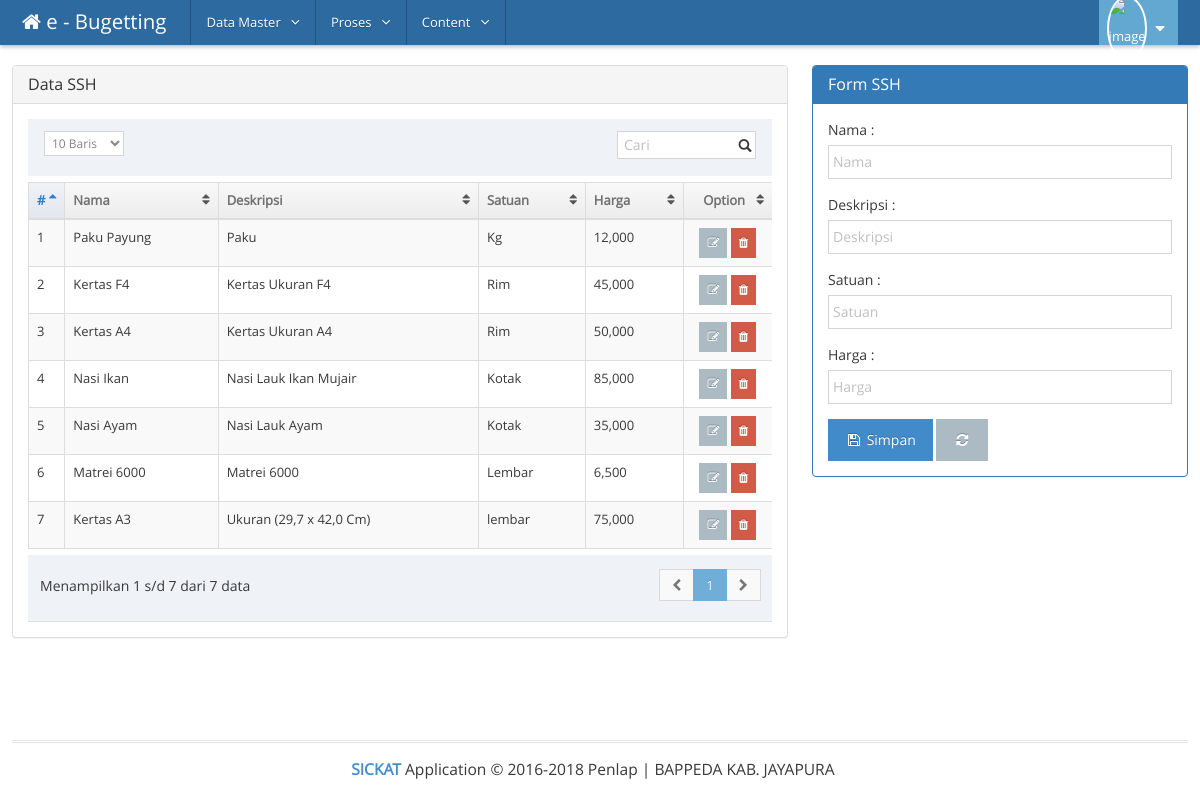
The app's page /index.php/ssh with its own data.
### tables this page shows
CREATE TABLE `ssh` (
  `id_ssh` int(14) NOT NULL,
  `nama` varchar(256) NOT NULL,
  `deskripsi` varchar(256) NOT NULL,
  `satuan` varchar(256) NOT NULL,
  `harga` decimal(14,0) NOT NULL
);

### application/libraries/Template.php (called while the page is built, shortened)
<?php
class Template {
		var $template_data = array();
		function set($name, $value)
		{
			$this->template_data[$name] = $value;
		}
		function load($template = '', $view = '' , $view_data = array(), $return = FALSE)
		{
			$this->CI =& get_instance();
			$this->set('contents', $this->CI->load->view($view, $view_data, TRUE));
			return $this->CI->load->view($template, $this->template_data, $return);
		}
}

### application/controllers/Ssh.php (called while the page is built, shortened)
<?php
class ssh extends CI_controller{
	public function index()
	{
		$data['title'] = 'Data Barang | Sistem Inventory';
		$data['ssh'] = $this->db->query("SELECT * FROM ssh ORDER BY id_ssh");
		$this->template->load('MasterLayout','SSh/main_v',$data);
	}
}

### index.php (called while the page is built, shortened)
<?php
require_once BASEPATH.'core/CodeIgniter.php';

### application/views/SSh/ssh_data_v.php (the view, shortened to what this page needs)
<div class="panel panel-default">
  <div class="panel-heading">
    <h3 class="panel-title"> Data SSH</h3>
  </div>
  <div class="panel-body">
    <div class="mailbox-messages table-responsive">
      <table class="table table-bordered table-striped" id="brg">
        <thead>
            <tr>
                <th width="5%">#</th>
                <th>Nama</th>
                <th>Deskripsi</th>
                <th>Satuan</th>
                <th>Harga</th>
                <th class="text-center">Option</th>
            </tr>
        </thead>
        <tbody>
        <?php
            $no = 0;
            foreach($ssh->result() as $r1){
                $no++;
        ?>
            <tr>
                <td><?php echo $no; ?></td>
                <td><?php echo $r1->nama ?></td>
                <td><?php echo $r1->deskripsi ?></td>
                <td><?php echo $r1->satuan ?></td>
                <td><?php echo number_format($r1->harga)?></td>
                <td class="text-center" width="12%">
                    <a href="javascript:;" class="btn btn-default btn-xs xtooltip" title="Edit"><i class="fa fa-edit" onclick="edit('<?php echo $r1->nama ?>','<?php echo $r1->deskripsi ?>','<?php echo $r1->satuan ?>','<?php echo $r1->harga ?>')"></i></a>
                    <a href="<?php echo base_url() ?>Ssh/hapus_ssh/<?php echo $r1->id_ssh ?> " onclick="return confirm('Anda Yakin Ingin Menghapusnya ?')" class="btn btn-danger btn-xs xtooltip" title="Hapus"><i class="fa fa-trash"></i></a>
                </td>
            </tr>
        <?php
            }
        ?>
        </tbody>
      </table>
    </div>
  </div>
</div>

### application/views/SSh/main_v.php (shortened to what this page needs)
<div class="container-fluid">
	<div class="row">
		<br/>
    	<div id="ssh_dt" class="col-md-8"><?php $this->load->view('SSh/ssh_data_v') ?></div>
    	<div id="ssh_fm" class="col-md-4"><?php $this->load->view('SSh/ssh_fm_dt') ?></div>
	</div>
</div>

### application/views/SSh/ssh_fm_dt.php (shortened to what this page needs)
<div class="panel panel-primary">
  <div class="panel-heading">
    <h3 class="panel-title">Form SSH</h3>
  </div>
  <div class="panel-body">
  <form action="<?php echo base_url() ?>Ssh/inc_ssh" method="post">
    <div class="form-group">
      <label>Nama :</label>
      <input type="text" name="nama" id="nama" class="form-control" placeholder="Nama" autofocus>
    </div>
    <div class="form-group">
      <label>Deskripsi :</label>
      <input type="text" name="deskripsi" id="deskripsi" class="form-control" placeholder="Deskripsi">
    </div>
    <div class="form-group">
      <label>Satuan :</label>
      <input type="text" name="satuan" id="satuan" class="form-control" placeholder="Satuan">
    </div>
    <div class="form-group">
      <label>Harga :</label>
      <input type="number" name="harga" id="harga" class="form-control" placeholder="Harga">
    </div>
    <button type="submit" class="btn btn-primary"><i class="fa fa-save fa-fw"></i> Simpan</button>
    <button type="reset" id="reset" class="btn btn-default"><i class="fa fa-refresh fa-fw"></i></button>
  </div>
</div>

### application/views/MasterLayout.php (shortened to what this page needs)
<!DOCTYPE html>
<html lang="en">
    <head>
        <link rel="stylesheet" href="<?php echo base_url()?>assets/css/bootstrap.min.css" />
        <link rel="stylesheet" href="<?php echo base_url()?>assets/font-awesome/4.5.0/css/font-awesome.min.css" />
        <link rel="stylesheet" href="<?php echo base_url()?>assets/css/ace.min.css" class="ace-main-stylesheet" id="main-ace-style" />
        <link rel="stylesheet" href="<?php echo base_url()?>assets/css/ace-skins.min.css" />
        <link rel="stylesheet" href="<?php echo base_url()?>assets/css/ace-rtl.min.css" />
        <link rel="stylesheet" href="<?php echo base_url()?>assets/datatables/dataTables.bootstrap.css" />
    </head>
    <body class="skin-1">
        <div id="navbar" class="navbar navbar-default navbar-collapse h-navbar ace-save-state">
            <div class="navbar-container ace-save-state" id="navbar-container">
                <div class="navbar-header pull-left">
                    <a href="<?php echo base_url(); ?>home" class="navbar-brand">
                        <small>
                            <i class="fa fa-home"></i>
                            e - Bugetting
                        </small>
                    </a>
                </div>
                <div class="navbar-buttons navbar-header pull-right  collapse navbar-collapse" role="navigation">
                    <ul class="nav ace-nav">
                        <li class="light-blue dropdown-modal user-min">
                            <a data-toggle="dropdown" href="#" class="dropdown-toggle">
                                <img class="nav-user-photo" src="<?php base_url('assets/images/avatars/avatar2.png')?>" alt="image" />
                                <i class="ace-icon fa fa-caret-down"></i>
                            </a>
                        </li>
                    </ul>
                </div>
                <nav role="navigation" class="navbar-menu pull-left collapse navbar-collapse">
                    <ul class="nav navbar-nav">
                        <li>
                            <a href="#" class="dropdown-toggle" data-toggle="dropdown">
                                Data Master
                                &nbsp;
                                <i class="ace-icon fa fa-angle-down bigger-110"></i>
                            </a>
                        </li>
                        <li>
                            <a href="#" class="dropdown-toggle" data-toggle="dropdown">
                                Proses
            &nbsp;
                                <i class="ace-icon fa fa-angle-down bigger-110"></i>
                            </a>
                        </li>
                        <li>
                            <a href="#" class="dropdown-toggle" data-toggle="dropdown">
                                Content
                                &nbsp;
                                <i class="ace-icon fa fa-angle-down bigger-110"></i>
                            </a>
                        </li>
                    </ul>
                </nav>
            </div>
        </div>
        <div class="main-container ace-save-state" id="main-container">
            <div class="main-content">
                 <?php echo $contents;?>
            </div>
            <div class="footer">
                <div class="footer-inner">
                    <div class="footer-content">
                        <span class="bigger-120">
                            <span class="blue bolder">SICKAT</span>
                            Application &copy; 2016-2018 Penlap | BAPPEDA KAB. JAYAPURA
                        </span>
                    </div>
                </div>
            </div>
        </div>
    </body>
</html>

### records on screen
ssh: nama "Paku Payung", deskripsi "Paku", satuan "Kg", harga "12,000"
ssh: nama "Kertas F4", deskripsi "Kertas Ukuran F4", satuan "Rim", harga "45,000"
ssh: nama "Kertas A4", deskripsi "Kertas Ukuran A4", satuan "Rim", harga "50,000"
ssh: nama "Nasi Ikan", deskripsi "Nasi Lauk Ikan Mujair", satuan "Kotak", harga "85,000"
ssh: nama "Nasi Ayam", deskripsi "Nasi Lauk Ayam", satuan "Kotak", harga "35,000"
ssh: nama "Matrei 6000", deskripsi "Matrei 6000", satuan "Lembar", harga "6,500"
ssh: nama "Kertas A3", deskripsi "Ukuran (29,7 x 42,0 Cm)", satuan "lembar", harga "75,000"
